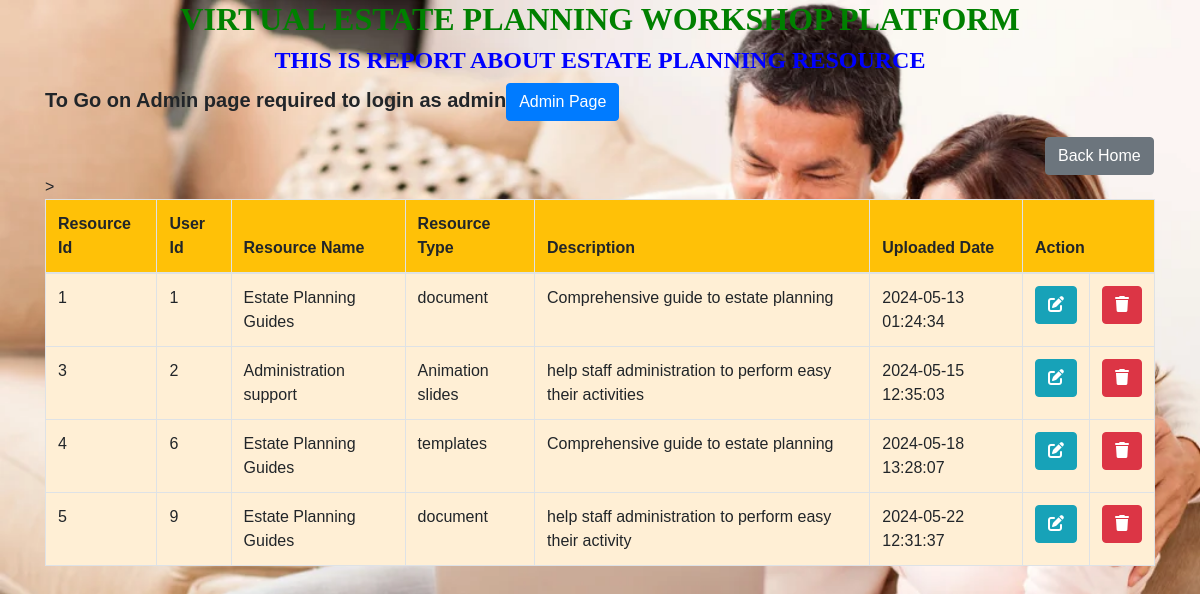
The page /viewresource.php on the database its author committed.
### tables this page shows
CREATE TABLE `estateplanningresource` (
  `resource_id` int(12) NOT NULL,
  `user_id` int(11) DEFAULT NULL,
  `resource_name` varchar(200) NOT NULL,
  `resource_type` varchar(200) NOT NULL,
  `description` text DEFAULT NULL,
  `uploaded_date` datetime DEFAULT current_timestamp()
);

### viewresource.php (the view, shortened to what this page needs)
<!DOCTYPE html>
<html>
<head>
    <link href="https://stackpath.bootstrapcdn.com/bootstrap/4.5.2/css/bootstrap.min.css" rel="stylesheet">
    <link href="https://cdnjs.cloudflare.com/ajax/libs/font-awesome/6.0.0-beta3/css/all.min.css" rel="stylesheet">
</head>
<body>
    <div class="container">
        <h2 style="text-align: center; font-family: century; font-weight: bold; color: green;">VIRTUAL ESTATE PLANNING WORKSHOP PLATFORM</h2>
        <h4 style="text-align: center; font-family: century; font-weight: bold; color:blue;">THIS IS REPORT ABOUT ESTATE PLANNING RESOURCE</h4>
               <p style="font-weight: bold; font-size:20px;">To Go on Admin page required to login as admin<a href="login.html" class="btn btn-primary" style="margin-top: 0px;">Admin Page</a></p>
        <a href="home.php" class="btn btn-secondary" style="margin-left: 1000px;">Back Home </a>>
        <table class="table table-bordered">
            <thead class="bg-warning">
                <tr>
                    <th>Resource Id</th>
                    <th>User Id</th>
                    <th>Resource Name</th>
                    <th>Resource Type</th>
                    <th>Description</th>
                    <th>Uploaded Date</th>
                    <th colspan="2">Action</th>
                </tr>
            </thead>
            <tbody>
                <?php
                include "databaseconnection.php";
                $sql = "SELECT * FROM estateplanningresource";
                $result = $connection->query($sql);
                while ($row = $result->fetch_assoc()) {
                    echo "
                    <tr>
                        <td>{$row['resource_id']}</td>
                        <td>{$row['user_id']}</td>
                        <td>{$row['resource_name']}</td>
                        <td>{$row['resource_type']}</td>
                        <td>{$row['description']}</td>
                        <td>{$row['uploaded_date']}</td>
                        <td>
                            <a href='updateresource.php?resource_id={$row['resource_id']}'  class='btn btn-info'><i class='fas fa-edit'></i></a>
                            </td>
                            <td>
                            <a href='deleteresource.php?resource_id={$row['resource_id']}' class='btn btn-danger'><i class='fas fa-trash'></i></a>
                        </td>
                    </tr>
                    ";
                }
                ?>
            </tbody>
        </table>
    </div>
</body>
</html>

### viewresource.php (style rules this page uses)
body { background-image: url('./images/hw.jpg'); background-repeat: no-repeat; background-size: cover; font-family: 'Century', sans-serif; }
h2, h4 { font-weight: bold; }
table { background-color: papayawhip; }

### rows shown on the page
estateplanningresource: resource_id "1", user "1", resource_name "Estate Planning Guides", resource_type "document", description "Comprehensive guide to estate planning", uploaded_date "2024-05-13 01:24:34"
estateplanningresource: resource_id "3", user "2", resource_name "Administration support", resource_type "Animation slides", description "help staff administration to perform easy their activities", uploaded_date "2024-05-15 12:35:03"
estateplanningresource: resource_id "4", user "6", resource_name "Estate Planning Guides", resource_type "templates", description "Comprehensive guide to estate planning", uploaded_date "2024-05-18 13:28:07"
estateplanningresource: resource_id "5", user "9", resource_name "Estate Planning Guides", resource_type "document", description "help staff administration to perform easy their activity", uploaded_date "2024-05-22 12:31:37"
